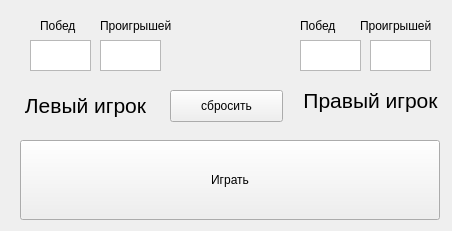
<?xml version="1.0" encoding="UTF-8"?>
<ui version="4.0">
 <class>MainWindow</class>
 <widget class="QMainWindow" name="MainWindow">
  <property name="geometry">
   <rect>
    <x>0</x>
    <y>0</y>
    <width>452</width>
    <height>231</height>
   </rect>
  </property>
  <property name="windowTitle">
   <string>MainWindow</string>
  </property>
  <widget class="QWidget" name="centralwidget">
   <widget class="QTextEdit" name="left_loses">
    <property name="geometry">
     <rect>
      <x>100</x>
      <y>40</y>
      <width>61</width>
      <height>31</height>
     </rect>
    </property>
    <property name="readOnly">
     <bool>true</bool>
    </property>
   </widget>
   <widget class="QLabel" name="label_5">
    <property name="geometry">
     <rect>
      <x>300</x>
      <y>80</y>
      <width>141</width>
      <height>41</height>
     </rect>
    </property>
    <property name="font">
     <font>
      <pointsize>16</pointsize>
      <weight>50</weight>
      <bold>false</bold>
     </font>
    </property>
    <property name="text">
     <string>Правый игрок</string>
    </property>
    <property name="alignment">
     <set>Qt::AlignCenter</set>
    </property>
   </widget>
   <widget class="QLabel" name="label">
    <property name="geometry">
     <rect>
      <x>40</x>
      <y>10</y>
      <width>41</width>
      <height>31</height>
     </rect>
    </property>
    <property name="text">
     <string>Побед</string>
    </property>
   </widget>
   <widget class="QTextEdit" name="right_wins">
    <property name="geometry">
     <rect>
      <x>300</x>
      <y>40</y>
      <width>61</width>
      <height>31</height>
     </rect>
    </property>
    <property name="readOnly">
     <bool>true</bool>
    </property>
   </widget>
   <widget class="QLabel" name="label_2">
    <property name="geometry">
     <rect>
      <x>100</x>
      <y>10</y>
      <width>91</width>
      <height>31</height>
     </rect>
    </property>
    <property name="text">
     <string>Проигрышей</string>
    </property>
   </widget>
   <widget class="QTextEdit" name="right_loses">
    <property name="geometry">
     <rect>
      <x>370</x>
      <y>40</y>
      <width>61</width>
      <height>31</height>
     </rect>
    </property>
    <property name="readOnly">
     <bool>true</bool>
    </property>
   </widget>
   <widget class="QPushButton" name="clear_bt">
    <property name="geometry">
     <rect>
      <x>170</x>
      <y>90</y>
      <width>113</width>
      <height>32</height>
     </rect>
    </property>
    <property name="text">
     <string>сбросить</string>
    </property>
   </widget>
   <widget class="QLabel" name="label_6">
    <property name="geometry">
     <rect>
      <x>20</x>
      <y>90</y>
      <width>131</width>
      <height>31</height>
     </rect>
    </property>
    <property name="font">
     <font>
      <pointsize>16</pointsize>
      <weight>50</weight>
      <bold>false</bold>
     </font>
    </property>
    <property name="text">
     <string>Левый игрок</string>
    </property>
    <property name="alignment">
     <set>Qt::AlignCenter</set>
    </property>
   </widget>
   <widget class="QPushButton" name="game_butoon">
    <property name="geometry">
     <rect>
      <x>20</x>
      <y>140</y>
      <width>420</width>
      <height>80</height>
     </rect>
    </property>
    <property name="text">
     <string>Играть</string>
    </property>
   </widget>
   <widget class="QLabel" name="label_3">
    <property name="geometry">
     <rect>
      <x>300</x>
      <y>10</y>
      <width>71</width>
      <height>31</height>
     </rect>
    </property>
    <property name="text">
     <string>Побед</string>
    </property>
   </widget>
   <widget class="QTextEdit" name="left_wins">
    <property name="geometry">
     <rect>
      <x>30</x>
      <y>40</y>
      <width>61</width>
      <height>31</height>
     </rect>
    </property>
    <property name="readOnly">
     <bool>true</bool>
    </property>
   </widget>
   <widget class="QLabel" name="label_4">
    <property name="geometry">
     <rect>
      <x>360</x>
      <y>10</y>
      <width>81</width>
      <height>31</height>
     </rect>
    </property>
    <property name="text">
     <string>Проигрышей</string>
    </property>
   </widget>
  </widget>
 </widget>
 <resources/>
 <connections/>
</ui>
